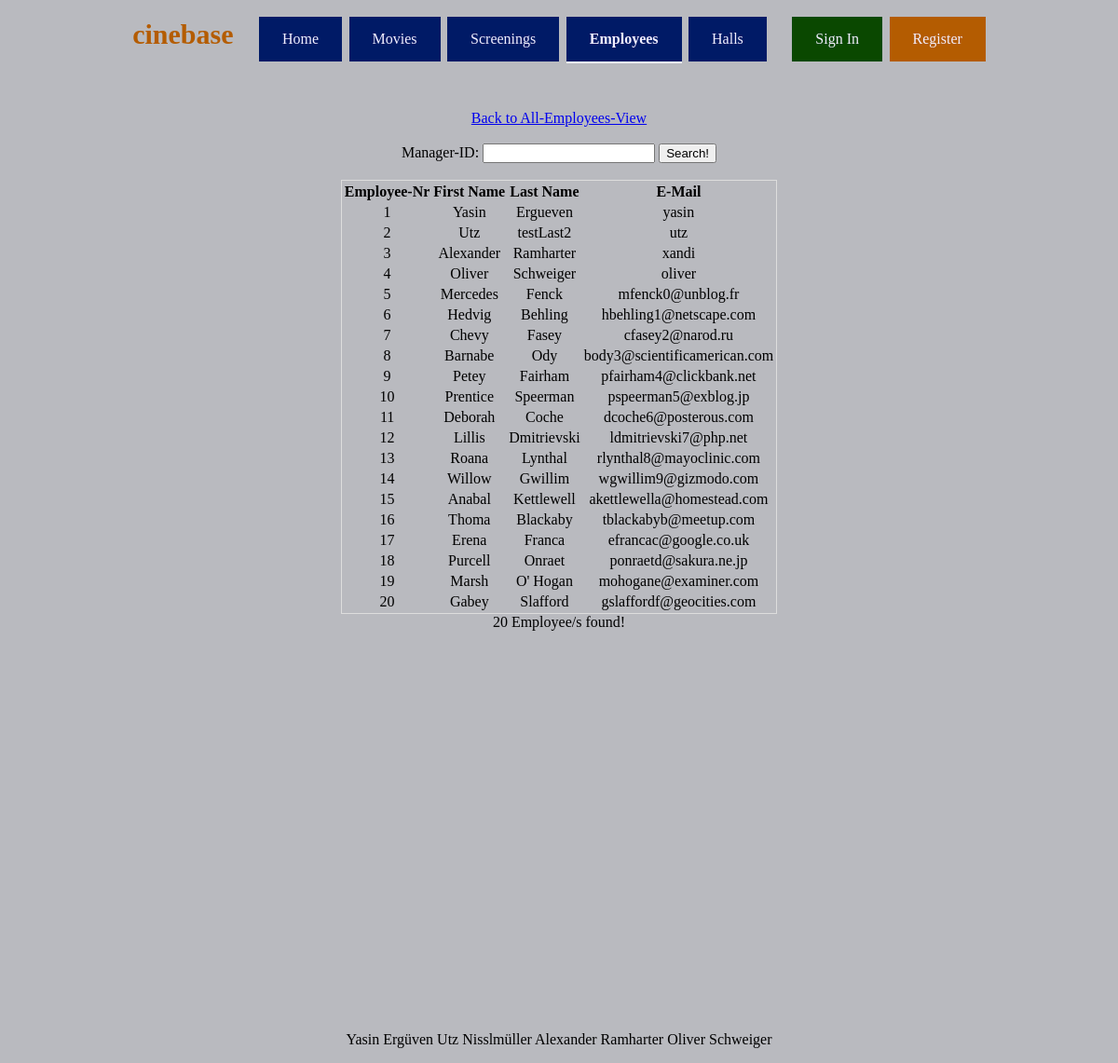
The page /homepage/employees_of_manager.php on the database its author committed.
### tables this page shows
CREATE TABLE employee(
	employee_nr MEDIUMINT,
	CONSTRAINT m_pk PRIMARY KEY(employee_nr),
	manager_id MEDIUMINT,
	FOREIGN KEY (manager_id) REFERENCES employee(employee_nr) ON DELETE CASCADE,
	first_name VARCHAR(30),
	last_name VARCHAR(30),
	email VARCHAR(40) UNIQUE,
	password varchar(20)

);

### homepage/employees_of_manager.php (the view, shortened to what this page needs)
<?php
$user = 'root';
$pass = '';
$database = 'cinebase';
$conn = new mysqli('localhost', $user, $pass, $database) or die("dead");
?>
<!DOCTYPE html>
<html lang="en">
<head>
    <link rel="stylesheet"
          type="text/css"
          href="css/main.css"/>
</head>
<body>
<div class="wrapper">
    <div class="topLine" id="topLine">
        cinebase
        <button onclick="window.location='index.php';" style="margin-left: 20px" class="buttonBig">Home
        </button>
        <button onclick="window.location='movies.php';" class="buttonBig">Movies</button>
        <button onclick="window.location='screening.php';" class="buttonBig">Screenings</button>
        <button onclick="window.location='employee_administration.php';"
                style="border-bottom: 2px solid whitesmoke; font-weight: bold" class="buttonBig">
            Employees
        </button>
        <button onclick="window.location='hall_administration.php';"
                class="buttonBig">Halls
        </button>
        <button id="signIn" onclick="document.getElementById('popUpLogin').style.display='block'"
                class="buttonLogin">
            Sign In
        </button>
        <button id="register" onclick="window.location='register.php';"
                class="buttonRegister">Register
        </button>
    </div>
</div>
<div class="wrapperMainBody">
    <div class="mainBody" id="mainBody">
        <div>
            <form id='searchform' action='employees_of_manager.php' method='get'>
                <a href="employee_administration.php">Back to All-Employees-View</a><br><br>
                Manager-ID:
                <input id='searchEmployee' name='searchEmployee' type='text' size='20' readonly
                       value='<?php echo $_GET['searchEmployee']; ?>'/>
                <input id='search' type='submit' value='Search!'/>
            </form>
            <br>
        </div>
        <?php
        if (isset($_GET['searchEmployee'])) {
            $sql = "SELECT * FROM employee WHERE manager_id = '" . $_GET['searchEmployee'] . "'
            AND manager_id <> employee_nr";
        } else {
            $sql = "SELECT * FROM employee ";
        }
        $result = $conn->query($sql);
        ?>
        <table style='border: 1px solid #DDDDDD'>
            <thead>
            <tr>
                <th>Employee-Nr</th>
                <th>First Name</th>
                <th>Last Name</th>
                <th>E-Mail</th>
            </tr>
            </thead>
            <tbody>
            <?php
            if ($result->num_rows > 0) {
                while ($row = $result->fetch_assoc()) {
                    echo "<tr>";
                    echo "<td>" . $row['employee_nr'] . "</td>";
                    echo "<td>" . $row['first_name'] . "</td>";
                    echo "<td>" . $row['last_name'] . "</td>";
                    echo "<td>" . $row['email'] . "</td>";
                    echo "</tr>";
                }
            }
            $row_cnt = mysqli_num_rows($result);
            ?>
            </tbody>
        </table>
        <div><?php
            if ($row_cnt != 0) {
                echo "$row_cnt Employee/s found!";
            } else {
                echo "This employee is not a manager!";
            } ?>
        </div>
    </div>
    <br>
    <br><br><br><br><br><br><br><br><br><br><br><br><br><br><br><br><br><br><br><br><br><br><br>
    <p style="text-align:center">Yasin Ergüven Utz Nisslmüller Alexander Ramharter Oliver
        Schweiger</p>
</body>
</html>

### homepage/css/main.css (style rules this page uses)
body { background-color: rgb(185, 186, 191); }
.mainBody { margin-top: 40px; color: #000000; display: inline-block; }
.wrapper { text-align: center; }
.wrapperMainBody { text-align: center; }
.topLine { display: inline-block; padding: 10px; color: #b45c01; font-family: Comfortaa, serif; font-size: 30px; font-weight: bold; }
.buttonBig { background-color: #001a66; border: none; color: #f2eeff; padding: 15px 25px; text-align: center; font-size: 16px; cursor: pointer; font-family: "Trebuchet MS", serif; }
.buttonLogin { margin-left: 20px; background-color: #0a4800; border: none; color: #f2eeff; padding: 15px 25px; text-align: center; font-size: 16px; cursor: pointer; font-family: "Trebuchet MS", serif; }
.buttonRegister { background-color: #b45c01; border: none; color: #f2eeff; padding: 15px 25px; text-align: center; font-size: 16px; cursor: pointer; font-family: "Trebuchet MS", serif; }

### rows shown on the page
employee: employee_nr "1", first_name "Yasin", last_name "Ergueven", email "yasin"
employee: employee_nr "2", first_name "Utz", last_name "testLast2", email "utz"
employee: employee_nr "3", first_name "Alexander", last_name "Ramharter", email "xandi"
employee: employee_nr "4", first_name "Oliver", last_name "Schweiger", email "oliver"
employee: employee_nr "5", first_name "Mercedes", last_name "Fenck", email "mfenck0@unblog.fr"
employee: employee_nr "6", first_name "Hedvig", last_name "Behling", email "hbehling1@netscape.com"
employee: employee_nr "7", first_name "Chevy", last_name "Fasey", email "cfasey2@narod.ru"
employee: employee_nr "8", first_name "Barnabe", last_name "Ody", email "body3@scientificamerican.com"
employee: employee_nr "9", first_name "Petey", last_name "Fairham", email "pfairham4@clickbank.net"
employee: employee_nr "10", first_name "Prentice", last_name "Speerman", email "pspeerman5@exblog.jp"
employee: employee_nr "11", first_name "Deborah", last_name "Coche", email "dcoche6@posterous.com"
employee: employee_nr "12", first_name "Lillis", last_name "Dmitrievski", email "ldmitrievski7@php.net"
employee: employee_nr "13", first_name "Roana", last_name "Lynthal", email "rlynthal8@mayoclinic.com"
employee: employee_nr "14", first_name "Willow", last_name "Gwillim", email "wgwillim9@gizmodo.com"
employee: employee_nr "15", first_name "Anabal", last_name "Kettlewell", email "akettlewella@homestead.com"
employee: employee_nr "16", first_name "Thoma", last_name "Blackaby", email "tblackabyb@meetup.com"
employee: employee_nr "17", first_name "Erena", last_name "Franca", email "efrancac@google.co.uk"
employee: employee_nr "18", first_name "Purcell", last_name "Onraet", email "ponraetd@sakura.ne.jp"
employee: employee_nr "19", first_name "Marsh", last_name "O' Hogan", email "mohogane@examiner.com"
employee: employee_nr "20", first_name "Gabey", last_name "Slafford", email "gslaffordf@geocities.com"

### other values the page prints
$row_cnt "20"
